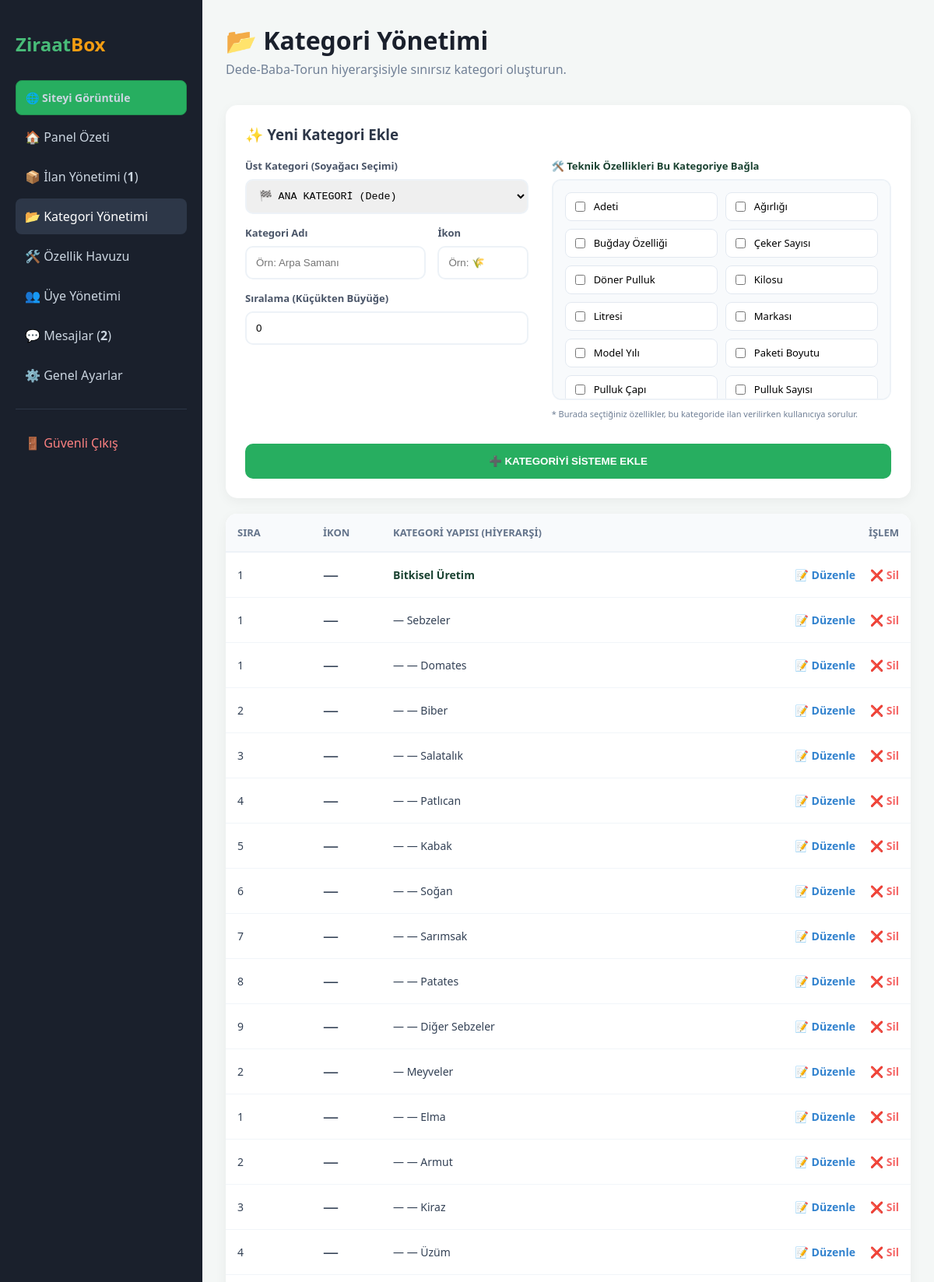
The page /yonetim/kategoriler.php (signed in, upper part) on the database its author committed.
### tables this page shows
CREATE TABLE `ozellik_tanimlari` (
  `id` int(10) unsigned NOT NULL AUTO_INCREMENT,
  `ozellik_adi` varchar(100) NOT NULL,
  `veri_turu` enum('yazi','sayi','ondalik','yil','tarih','onay','liste') NOT NULL,
  `birim` varchar(20) DEFAULT NULL,
  `liste_icerik` text DEFAULT NULL,
  PRIMARY KEY (`id`)
);

CREATE TABLE `kategoriler` (
  `id` int(10) unsigned NOT NULL AUTO_INCREMENT,
  `ust_id` int(10) unsigned DEFAULT 0,
  `adi` varchar(120) NOT NULL,
  `ikon` varchar(50) DEFAULT NULL,
  `slug` varchar(160) NOT NULL,
  `sira` smallint(6) DEFAULT 0,
  `aktif` tinyint(4) DEFAULT 1,
  `created_at` timestamp NULL DEFAULT current_timestamp(),
  PRIMARY KEY (`id`),
  UNIQUE KEY `slug` (`slug`)
);

### yonetim/kategoriler.php (the view, shortened to what this page needs)
<?php
require_once "../sistem/ayar.php";
$onay_bekleyen = $db->query("SELECT COUNT(*) FROM ilanlar WHERE durum = 'beklemede'")->fetchColumn();
$yeni_mesaj    = $db->query("SELECT COUNT(*) FROM mesajlar WHERE okundu = 0")->fetchColumn();
$duzenle_id = isset($_GET['duzenle']) ? intval($_GET['duzenle']) : 0;
$duzenle_veri = ['id'=>0, 'ust_id'=>0, 'adi'=>'', 'ikon'=>'', 'sira'=>0];
$bagli_ozellikler = [];
$ozellik_havuzu = $db->query("SELECT * FROM ozellik_tanimlari ORDER BY ozellik_adi ASC")->fetchAll();
function adminKategoriTabloListele($db, $ust_id = 0, $derinlik = 0) {
    $sorgu = $db->prepare("SELECT * FROM kategoriler WHERE ust_id = ? ORDER BY sira ASC, adi ASC");
    $sorgu->execute([$ust_id]);
    foreach($sorgu->fetchAll() as $kat) {
        $girinti = str_repeat('— ', $derinlik);
        $bold = ($derinlik == 0) ? 'style="font-weight:800; color:#1b4332;"' : '';
        echo '<tr>
                <td>'.$kat['sira'].'</td>
                <td style="font-size:20px;">'.($kat['ikon'] ?: '—').'</td>
                <td '.$bold.'>'.$girinti . htmlspecialchars($kat['adi']).'</td>
                <td style="text-align:right;">
                    <a href="?duzenle='.$kat['id'].'" class="btn-duzenle">📝 Düzenle</a>
                    <a href="?sil='.$kat['id'].'" onclick="return confirm(\'Bu kategoriyi silmek istediğinize emin misiniz?\')" class="btn-sil">❌ Sil</a>
                </td>
              </tr>';
        adminKategoriTabloListele($db, $kat['id'], $derinlik + 1);
    }
}
?>
<!DOCTYPE html>
<html lang="tr">
<head>
</head>
<body>
<div class="sidebar">
    <h2 style="color: #48bb78; margin-bottom: 30px;">Ziraat<span style="color: #f39c12;">Box</span></h2>
    <a href="../index.php" target="_blank" class="view-site-btn">🌐 Siteyi Görüntüle</a>
    <nav>
        <a href="index.php">🏠 Panel Özeti</a>
        <a href="ilanlar.php">📦 İlan Yönetimi (<b><?php echo $onay_bekleyen; ?></b>)</a>
        <a href="kategoriler.php" class="active">📂 Kategori Yönetimi</a>
        <a href="ozellikler.php">🛠️ Özellik Havuzu</a>
        <a href="uyeler.php">👥 Üye Yönetimi</a>
        <a href="mesajlar.php">💬 Mesajlar (<b><?php echo $yeni_mesaj; ?></b>)</a>
        <a href="ayarlar.php">⚙️ Genel Ayarlar</a>
        <hr style="border: 0; border-top: 1px solid #2d3748; margin: 20px 0;">
        <a href="cikis.php" style="color: #fc8181;">🚪 Güvenli Çıkış</a>
    </nav>
</div>
<div class="content">
    <div style="margin-bottom: 35px;">
        <h1 style="margin: 0; color: #1a202c; font-size: 32px; font-weight: 800;">📂 Kategori Yönetimi</h1>
        <p style="margin: 5px 0 0; color: #718096;">Dede-Baba-Torun hiyerarşisiyle sınırsız kategori oluşturun.</p>
    </div>
    <div class="card">
        <h3 style="margin-top:0; color: #2d3748;">
            <?php echo ($duzenle_id > 0) ? "🛠️ Kategoriyi Düzenle: ".$duzenle_veri['adi'] : "✨ Yeni Kategori Ekle"; ?>
        </h3>
        <form action="" method="POST">
            <div style="display: grid; grid-template-columns: 1fr 1.2fr; gap: 30px;">
                <div>
                    <label style="font-size:13px; font-weight:700; color:#4a5568; display:block; margin-bottom:8px;">Üst Kategori (Soyağacı Seçimi)</label>
                    <select name="ust_id" class="form-input" style="font-family: monospace;">
                        <option value="0">🏁 ANA KATEGORİ (Dede)</option>
                    </select>
                    <div style="display: flex; gap: 15px;">
                        <div style="flex: 2;">
                            <label style="font-size:13px; font-weight:700; color:#4a5568; display:block; margin-bottom:8px;">Kategori Adı</label>
                            <input type="text" name="adi" class="form-input" value="<?php echo $duzenle_veri['adi']; ?>" placeholder="Örn: Arpa Samanı" required>
                        </div>
                        <div style="flex: 1;">
                            <label style="font-size:13px; font-weight:700; color:#4a5568; display:block; margin-bottom:8px;">İkon</label>
                            <input type="text" name="ikon" class="form-input" value="<?php echo $duzenle_veri['ikon']; ?>" placeholder="Örn: 🌾">
                        </div>
                    </div>
                    <label style="font-size:13px; font-weight:700; color:#4a5568; display:block; margin-bottom:8px;">Sıralama (Küçükten Büyüğe)</label>
                    <input type="number" name="sira" class="form-input" value="<?php echo $duzenle_veri['sira']; ?>">
                </div>
                <div>
                    <label style="font-size:13px; font-weight:700; color:#1b4332; display:block; margin-bottom:8px;">🛠️ Teknik Özellikleri Bu Kategoriye Bağla</label>
                    <div class="ozellik-box">
                        <?php foreach($ozellik_havuzu as $oz): ?>
                            <label class="ozellik-item">
                                <input type="checkbox" name="kat_ozellikler[]" value="<?php echo $oz['id']; ?>"
                                    <?php echo in_array($oz['id'], $bagli_ozellikler) ? 'checked' : ''; ?>>
                                <?php echo htmlspecialchars($oz['ozellik_adi']); ?>
                            </label>
                        <?php endforeach; ?>
                    </div>
                    <p style="font-size:11px; color:#718096; margin-top:10px;">* Burada seçtiğiniz özellikler, bu kategoride ilan verilirken kullanıcıya sorulur.</p>
                </div>
            </div>
            <button type="submit" name="kategori_kaydet" class="btn-kaydet" style="margin-top:20px;">
                <?php echo ($duzenle_id > 0) ? "💾 DEĞİŞİKLİKLERİ KAYDET" : "➕ KATEGORİYİ SİSTEME EKLE"; ?>
            </button>
        </form>
    </div>
    <div class="card" style="padding: 0;">
        <table>
            <thead>
                <tr>
                    <th width="80">Sıra</th>
                    <th width="60">İkon</th>
                    <th>Kategori Yapısı (Hiyerarşi)</th>
                    <th style="text-align: right;">İşlem</th>
                </tr>
            </thead>
            <tbody>
                <?php adminKategoriTabloListele($db); ?>
            </tbody>
        </table>
    </div>
</div>
</body>
</html>

### yonetim/kategoriler.php (style rules this page uses)
:root { --admin-dark: #1a202c; --admin-green: #27ae60; --admin-orange: #ed8936; --admin-blue: #3182ce; }
body { margin: 0; font-family: 'Segoe UI', Tahoma, sans-serif; background: #f4f7f6; display: flex; }
.sidebar { width: 260px; background: var(--admin-dark); color: #fff; min-height: 100vh; padding: 20px; box-sizing: border-box; position: sticky; top: 0; }
.view-site-btn { display: flex; align-items: center; justify-content: center; background: var(--admin-green); color: #fff; text-decoration: none; padding: 12px; border-radius: 8px; margin-bottom: 25px; font-weight: 600; font-size: 14px; transition: 0.3s; border: 1px solid #219150; }
.sidebar a { display: block; color: #cbd5e0; padding: 12px; text-decoration: none; border-radius: 8px; margin-bottom: 5px; transition: 0.3s; }
.sidebar a.active { background: #2d3748; color: #fff; }
.content { flex: 1; padding: 30px; box-sizing: border-box; }
.card { background: #fff; padding: 25px; border-radius: 15px; box-shadow: 0 4px 15px rgba(0,0,0,0.05); margin-bottom: 20px; }
.form-input { width: 100%; padding: 12px; border: 2px solid #edf2f7; border-radius: 10px; margin-bottom: 15px; box-sizing: border-box; outline: none; }
.btn-kaydet { background: var(--admin-green); color: #fff; border: 0; padding: 15px 30px; border-radius: 10px; font-weight: 800; cursor: pointer; width: 100%; transition: 0.3s; }
.ozellik-box { background: #f8fafc; border: 2px solid #edf2f7; border-radius: 12px; padding: 15px; max-height: 250px; overflow-y: auto; display: grid; grid-template-columns: 1fr 1fr; gap: 10px; }
.ozellik-item { display: flex; align-items: center; gap: 8px; font-size: 13px; cursor: pointer; padding: 8px; background: #fff; border: 1px solid #e2e8f0; border-radius: 8px; }
table { width: 100%; border-collapse: collapse; background: #fff; border-radius: 15px; overflow: hidden; }
th { text-align: left; padding: 15px; background: #f8fafc; color: #64748b; font-size: 13px; border-bottom: 2px solid #edf2f7; text-transform: uppercase; }
td { padding: 15px; border-bottom: 1px solid #f1f5f9; font-size: 14px; color: #334155; }
.btn-duzenle { color: var(--admin-blue); text-decoration: none; font-weight: 700; margin-right: 15px; }
.btn-sil { color: #f56565; text-decoration: none; font-weight: 700; }

### rows shown on the page
ozellik_tanimlari: ozellik_adi "Adeti"
ozellik_tanimlari: ozellik_adi "Ağırlığı"
ozellik_tanimlari: ozellik_adi "Buğday Özelliği"
ozellik_tanimlari: ozellik_adi "Çeker Sayısı"
ozellik_tanimlari: ozellik_adi "Döner Pulluk"
ozellik_tanimlari: ozellik_adi "Kilosu"
ozellik_tanimlari: ozellik_adi "Litresi"
ozellik_tanimlari: ozellik_adi "Markası"
ozellik_tanimlari: ozellik_adi "Model Yılı"
ozellik_tanimlari: ozellik_adi "Paketi Boyutu"
ozellik_tanimlari: ozellik_adi "Pulluk Çapı"
ozellik_tanimlari: ozellik_adi "Pulluk Sayısı"
kategoriler: sira "1", ikon "—", adi "Bitkisel Üretim", id "—"
kategoriler: sira "1", ikon "—", adi "Sebzeler", id "— —"
kategoriler: sira "1", ikon "—", adi "Domates"
kategoriler: sira "2", ikon "—", girinti "— —", adi "Biber"
kategoriler: sira "3", ikon "—", girinti "— —", adi "Salatalık"
kategoriler: sira "4", ikon "—", girinti "— —", adi "Patlıcan"
kategoriler: sira "5", ikon "—", girinti "— —", adi "Kabak"
kategoriler: sira "6", ikon "—", girinti "— —", adi "Soğan"
kategoriler: sira "7", ikon "—", girinti "— —", adi "Sarımsak"
kategoriler: sira "8", ikon "—", girinti "— —", adi "Patates"
kategoriler: sira "9", ikon "—", girinti "— —", adi "Diğer Sebzeler"
kategoriler: sira "2", ikon "—", girinti "—", adi "Meyveler"
kategoriler: sira "1", ikon "—", girinti "— —", adi "Elma"
kategoriler: sira "2", ikon "—", girinti "— —", adi "Armut"
kategoriler: sira "3", ikon "—", girinti "— —", adi "Kiraz"
kategoriler: sira "4", ikon "—", girinti "— —", adi "Üzüm"

### other values the page prints
$onay_bekleyen "1"
$yeni_mesaj "2"
